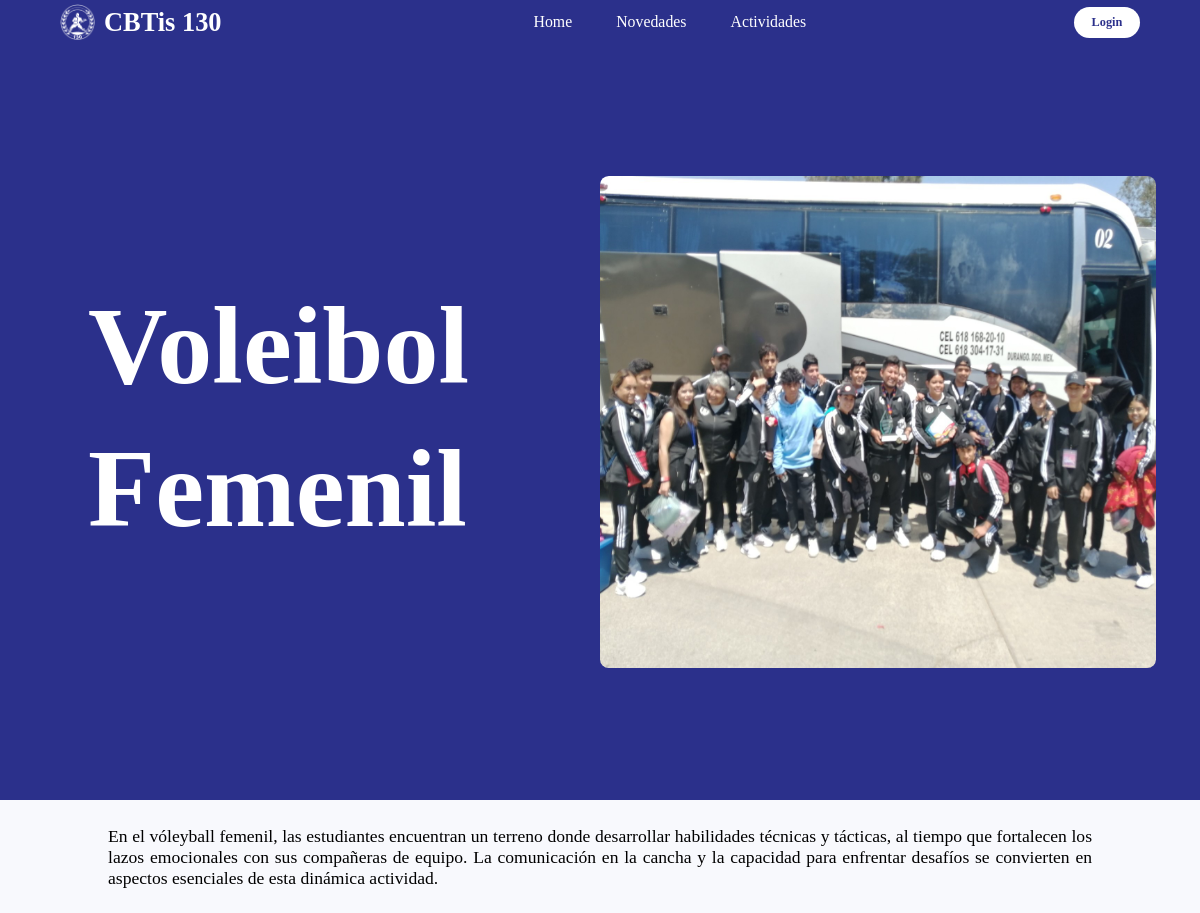
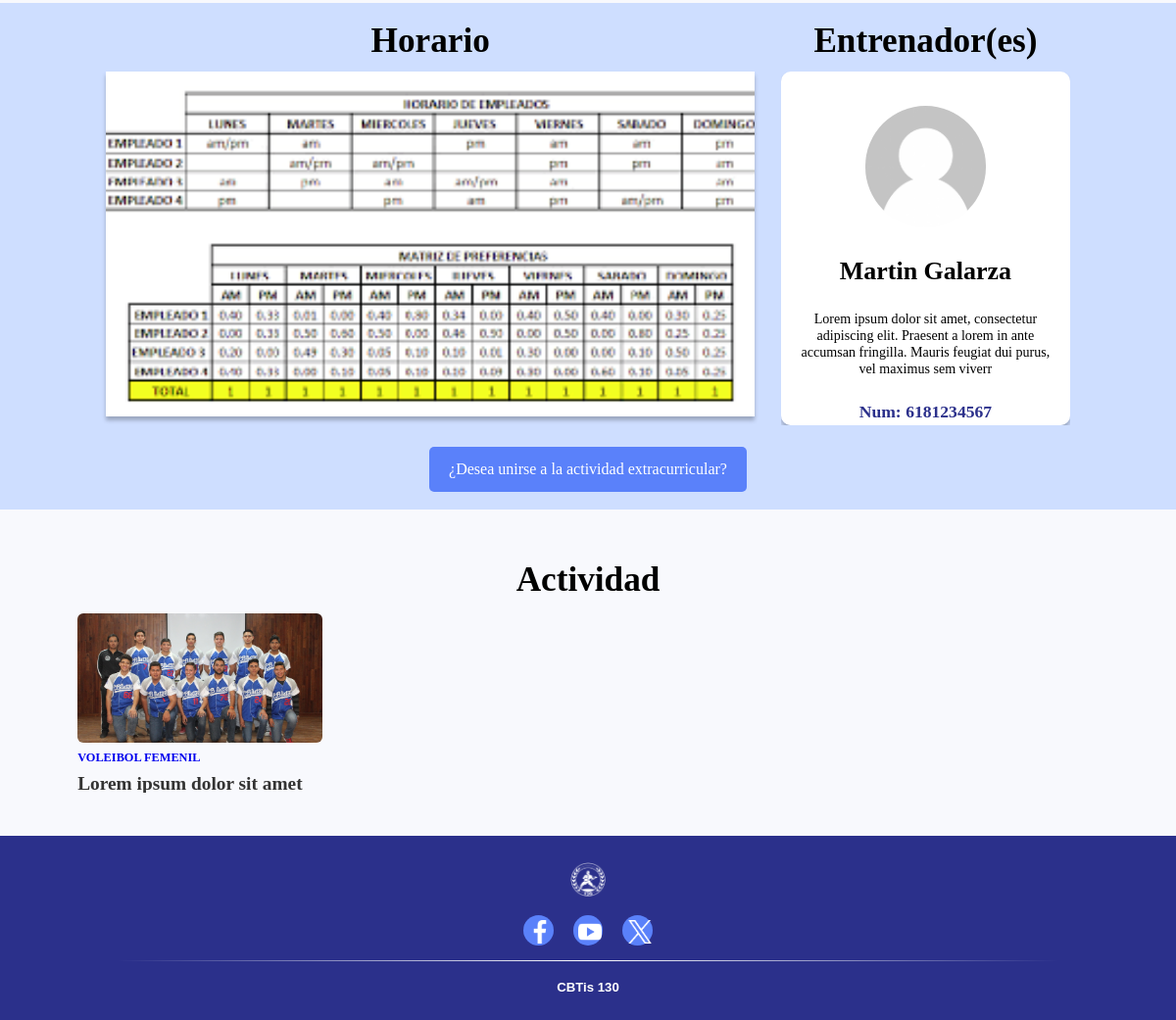
The app's page /index.php?p=Actividad&id=5 with its own data (2 pictures, top to bottom).
### tables this page shows
CREATE TABLE `actividades` (
  `id` int(11) NOT NULL,
  `actividad` varchar(50) NOT NULL
);

CREATE TABLE `horarios` (
  `id` int(11) NOT NULL,
  `horario` varchar(50) NOT NULL,
  `id_actividad` int(11) NOT NULL
);

CREATE TABLE `entrenadores` (
  `id` int(11) NOT NULL,
  `nombre` varchar(50) NOT NULL,
  `paterno` varchar(50) NOT NULL,
  `materno` varchar(50) DEFAULT NULL,
  `usuario` varchar(50) NOT NULL,
  `contraseña` varchar(50) NOT NULL,
  `ultimo_acceso` varchar(50) DEFAULT current_timestamp(),
  `id_rol` int(11) NOT NULL,
  `descripcion` varchar(150) NOT NULL,
  `telefono` varchar(10) NOT NULL,
  `imagen` varchar(50) DEFAULT 'Public/imagenes/sin-foto.png',
  `correo` varchar(100) NOT NULL
);

CREATE TABLE `publicaciones` (
  `id` int(11) NOT NULL,
  `titular` varchar(150) NOT NULL,
  `fecha` varchar(11) NOT NULL,
  `cuerpo` text NOT NULL,
  `imagen1` varchar(100) NOT NULL,
  `imagen2` varchar(100) NOT NULL,
  `imagen3` varchar(100) NOT NULL,
  `id_usuario` int(11) NOT NULL,
  `id_actividad` int(11) NOT NULL
);

### Models/ActividadModel.php (called while the page is built)
<?php
class ActividadModel
{
    private $pdo;
    public function __construct($pdo)
    {
        $this->pdo = $pdo;
    }
    public function getActById($id)
    {
        $query = 'SELECT actividad FROM actividades WHERE id = :id';
        $stmt = $this->pdo->prepare($query);
        $stmt->execute(['id' => $id]);
        return $stmt->fetch(PDO::FETCH_NUM);
    }
}

### Models/HorarioModel.php (called while the page is built, shortened)
<?php
class HorarioModel
{
    private $pdo;
    public function __construct($pdo)
    {
        $this->pdo = $pdo;
    }
    public function getHorarioByActId($id)
    {
        $query = 'SELECT id, horario FROM horarios WHERE id = :id';
        $stmt = $this->pdo->prepare($query);
        $stmt->execute(['id' => $id]);
        return $stmt->fetch(PDO::FETCH_NUM);
    }
}

### Models/EntrenadorModel.php (called while the page is built, shortened)
<?php
class EntrenadorModel
{
    private $pdo;
    public function __construct($pdo)
    {
        $this->pdo = $pdo;
    }
    public function getEntrenadorByActividad($id){
        $query = 'SELECT en.*
        FROM entrenadores AS en
        JOIN entrenadores_actividad AS enAc ON en.id = enAc.id_entrenador
        WHERE enAc.id_actividad = :id';
        $stmt = $this->pdo->prepare($query);
        $stmt->execute(['id' => $id]);
        return $stmt->fetchAll(PDO::FETCH_ASSOC);
    }
}

### Models/PublicacionModel.php (called while the page is built, shortened)
<?php
class PublicacionModel
{
    private $pdo;
    public function __construct($pdo)
    {
        $this->pdo = $pdo;
    }
    public function getLast12PublicacionesByActividad($id){
        $query = "SELECT p.*, a.actividad
        FROM publicaciones AS p
        JOIN actividades AS a ON p.id_actividad = a.id
        WHERE p.id_actividad = $id
        ORDER BY p.id DESC
        LIMIT 12;";
        $resultado = $this->pdo->prepare($query);
        $resultado->execute();
        return $resultado->fetchAll(PDO::FETCH_ASSOC);
    }
}

### Views/actividad.php (the view, shortened to what this page needs)
<?php include("Views/modales.php"); ?>
<!DOCTYPE html>
<html lang="en">
<head>
    <link rel="stylesheet" href="Public/css/style_modales.css">
    <link rel="stylesheet" href="Public/css/style-extras.css">
    <link rel="stylesheet" href="https://cdnjs.cloudflare.com/ajax/libs/font-awesome/5.15.3/css/all.min.css">
    <link rel="stylesheet" href="https://unpkg.com/swiper/swiper-bundle.min.css"/>
    <link rel="stylesheet" href="Public/css/style-index.css">
    <link rel="stylesheet" href="Public/css/style_dashboard.css">
    <link rel="stylesheet" href="https://unpkg.com/swiper/swiper-bundle.min.css">
</head>
<body>
    <?php include("Views/Layouts/navbars.php"); ?>
    <div class="TitleIndex">
        <div class="Title-container">
            <h1><?php echo $actividad[0]; ?></h1>
        </div>
        <div class="contenedor-alumnos">
            <?php switch ($id) {
                    ?>
                    <?php
                case 5:
                    ?>
                        <div class="imagen">
                            <img src="Public/imagenes/actividad5.jpg" alt="">
                        </div>
                    <?php
                    break;
                    ?>
                    <?php
            } ?>
        </div>
    </div>
    <div class="DescExtra">
            <?php switch ($id) {
                    ?>
                    <?php
                case 5:
                    ?> <p>En el vóleyball femenil, las estudiantes encuentran un terreno donde desarrollar habilidades técnicas y tácticas, al tiempo que fortalecen los lazos emocionales con sus compañeras de equipo. La comunicación en la cancha y la capacidad para enfrentar desafíos se convierten en aspectos esenciales de esta dinámica actividad.</p> <?php
                    break;
                    ?>
                    <?php
            } ?>
    </div>
    <div class="informacion">
        <div class="HorarioEnt-cont">
            <div class="horario">
                <h1>Horario</h1>
                <div class="horario-imagen">
                    <img class="imagen" src="<?php echo $horario[1]; ?>" alt="">
                </div>
            </div>
            <div class="entrenador">
                <h1 class="titulo">Entrenador(es)</h1>
                <div class="swiper-container">
                <div class="swiper-wrapper">
                    <?php foreach($entrenador as $row){?>
                        <div class="swiper-slide">
                            <div class="cardent">
                                <div class="entimg-container">
                                    <img src="<?php echo $row['imagen']; ?>" alt="">
                                </div>
                                <div class="NombreEnt">
                                    <h1><?php echo ($row['nombre']." ".$row['paterno']." ".$row['materno']); ?></h1>
                                </div>
                                <div class="DescEnt">
                                    <p><?php echo $row['descripcion']; ?></p>
                                </div>
                                <div class="ContactoEnt">
                                    <p>Num: <?php echo $row['telefono']; ?></p>
                                </div>
                            </div>
                        </div>
                    <?php } ?>
                </div>
                </div>
            </div>
        </div>
        <button onclick="inscribirse()">¿Desea unirse a la actividad extracurricular?</button>
    </div>
    <div class="secciones">
        <div class="titulo">
            <h1>Actividad</h1>
        </div>
        <div class="publicaciones">
        <?php foreach($resultado as $row){
                include("Views/layouts/publicaciones.php");
            }?>
        </div>
    </div>
</body>
<?php include("Views/Layouts/footer.php"); ?>
</html>

### Views/Layouts/publicaciones.php (shortened to what this page needs)
<?php
    $id = $row['id'];
    $titular = $row['titular'];
    $imagen1 = $row['imagen1'];
    $id_departamento = $row['id_actividad'];
    $departamento = $row['actividad'];
?>
<div class="publicacion">
    <div class="imagen">
        <a href="index.php?p=publicacion&id=<?php echo $id?>"><img src="<?php echo $imagen1?>"></a>
    </div>
    <div class="titulos">
        <p> <a href="index.php?p=departamentos&id=<?php echo $id_departamento?>"><span><?php echo $departamento?></span> </a></p>
    </div>
    <div class="descripcion">
        <a href="index.php?p=publicacion&id=<?php echo $id?>"><h1><?php echo $titular?></h1></a>
    </div>
</div>

### Public/css/style_modales.css (style rules this page uses)
:root { --principal:#2B308B; --border: .1rem solid rgba(0,0,0,.12); --prueba: 1px solid red; --fuente: white; --background: #F8F9FD; }

### Public/css/style-extras.css (style rules this page uses)
:root { --principal:#2B308B; --border: .1rem solid rgba(0,0,0,.12); --prueba: 1px solid red; --fuente: white; --background: #F8F9FD; }
* { margin:0; padding:0; box-sizing: border-box; font-family: Calibri; outline: none; border:none; text-decoration: none; transition: .2s linear; }
html { font-size: 71%; scroll-behavior: smooth; scroll-padding-top: 6rem; overflow-x: hidden; }
.TitleIndex { display: flex; align-items: center; justify-content: center; width: 100%; height: calc(100vh - 5rem); background-color: var(--principal); text-align: center; }
.TitleIndex .Title-container { text-align: left; height: calc(100vh - 5rem); width: 50%; padding: 0rem 10rem; display: flex; align-items: center; font-size: 55px; margin-bottom: 1rem; line-height: 1.3; white-space: pre-line; font-weight: bold; color: #ffffff; }
.TitleIndex .contenedor-alumnos { height: calc(100vh - 5rem); width: 50%; display: flex; align-items: center; }
.TitleIndex .contenedor-alumnos .imagen { width: 100%; height: 65%; border-radius: 1rem; object-fit: cover; margin-right: 5rem; }
.TitleIndex .contenedor-alumnos .imagen img { width: 100%; height: 100%; border-radius: 1rem; }
.DescExtra { width: 100%; text-align: justify; padding: 3rem 9%; }
.DescExtra p { font-size: 2rem; }
.informacion { width: 100%; background-color: #CEDEFF; padding: 2rem 9%; align-items: center; text-align: center; }
.informacion .HorarioEnt-cont { width: 100%; display: flex; justify-content: space-between; }
.informacion .HorarioEnt-cont .horario { width: calc(70% - 3rem); }
.informacion .HorarioEnt-cont .horario h1 { font-size: 4rem; text-align: center; margin-bottom: 1rem; line-height: 5rem; }
.informacion .HorarioEnt-cont .horario .horario-imagen { position: relative; }
.informacion .HorarioEnt-cont .horario .horario-imagen .imagen { width: 100%; box-shadow: 0px 4px 4px 0px rgba(0, 0, 0, 0.25); transition: transform 0.3s, box-shadow 0.3s; height: 40rem; object-fit: cover; }
.informacion .HorarioEnt-cont .horario .horario-imagen img { width: 100%; height: 100%; }
.informacion .HorarioEnt-cont .entrenador { width: 30%; }
.informacion .HorarioEnt-cont .entrenador .titulo { font-size: 4rem; text-align: center; margin-bottom: 1rem; line-height: 5rem; }
.informacion .HorarioEnt-cont .entrenador .cardent { width: 100%; height: calc(100% - 6rem); border-radius: 30px; justify-content: center; align-items: center; font-family: Calibri; border-radius: 10px; background: #FFF; box-shadow: 0px 4px 4px 0px rgba(0, 0, 0, 0.25); transition: transform 0.3s, box-shadow 0.3s; padding: 4rem 2rem; display: flex; flex-wrap: wrap; overflow-y: auto; }
.informacion .HorarioEnt-cont .entrenador .cardent .entimg-container { border-radius: 100rem; width: 14rem; height: 14rem; object-fit: cover; }
.informacion .HorarioEnt-cont .entrenador .cardent .entimg-container img { width: 100%; height: 100%; border-radius: 100rem; }
.informacion .HorarioEnt-cont .entrenador .cardent .NombreEnt { font-size: 13px; text-align: center; margin-top: 30px; width: 100%; }
.informacion .HorarioEnt-cont .entrenador .cardent .DescEnt { font-size: 1.6rem; text-align: center; margin-top: 25px; font-weight: 100; width: 100%; }
.informacion .HorarioEnt-cont .entrenador .cardent .ContactoEnt { font-size: 2rem; text-align: center; margin-top: 25px; color: var(--principal); font-weight: bolder; width: 100%; }
.informacion button { padding: 14px 20px; border: none; border-radius: 5px; background-color: #5A81FA; color: #ffffff; font-size: 16px; cursor: pointer; margin-top: 2.5rem; }
.swiper-container { width: 100%; position: relative; overflow: hidden; max-height: 41rem; }
.swiper-wrapper { display: flex; }
.swiper-slide { flex: 0 0 100%; }

### Public/css/style_dashboard.css (style rules this page uses)
:root { --principal:#2B308B; --border: .1rem solid rgba(0,0,0,.12); --prueba: 1px solid red; --fuente: white; --background: #F8F9FD; }
* { margin:0; padding:0; box-sizing: border-box; font-family: Calibri; outline: none; border:none; text-decoration: none; transition: .2s linear; }
html { font-size: 71%; scroll-behavior: smooth; scroll-padding-top: 6rem; overflow-x: hidden; }
body { background-color: var(--background); min-height: 90vh; }
@media (max-width:1200px) { html { font-size: 55%; } }

### records on screen
actividades: actividad "Voleibol Femenil"
horarios: horario (picture)
entrenadores: imagen (picture), nombre "Martin", paterno "Galarza", descripcion "Lorem ipsum dolor sit amet, consectetur adipiscing elit. Praesent a lorem in ante accumsan fringilla. Mauris feugiat dui purus, vel maximus sem viverr", telefono "6181234567"
publicaciones: imagen1 (picture), id_actividad.actividad "VOLEIBOL FEMENIL", titular "Lorem ipsum dolor sit amet"
